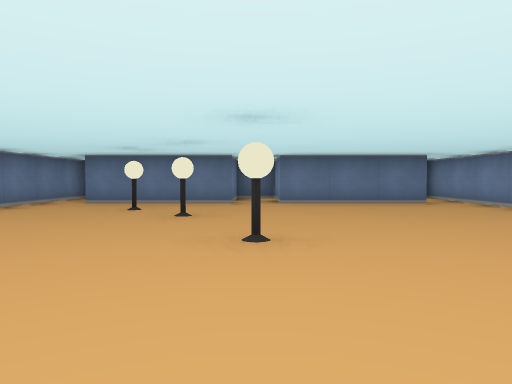
[1] (above)

19 first-person views from a walk through a cub3D maze. The camera is about half as high as the walls, tilts 2° down and sees 70° across. The floor is counted in squares. Each view is taken from the middle of a square. On the plan, view 1 faces up. The plan holds only what a view shows up to about 9 squares ahead; the rest is blank.

[2]
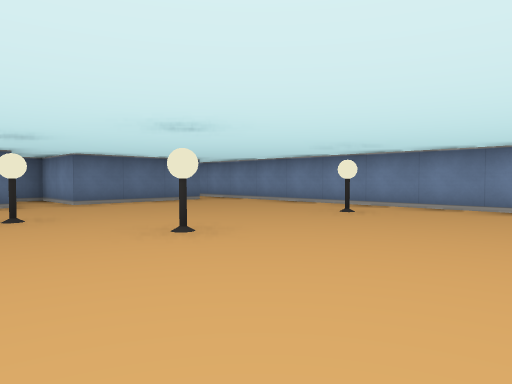

[3]
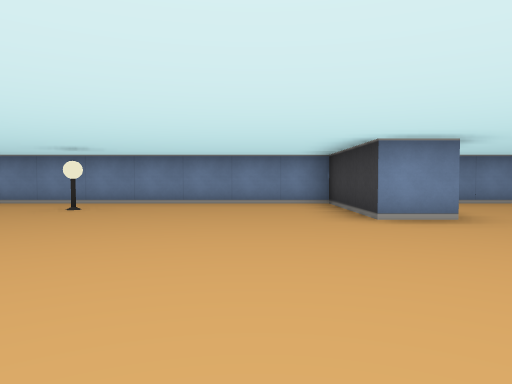

[4]
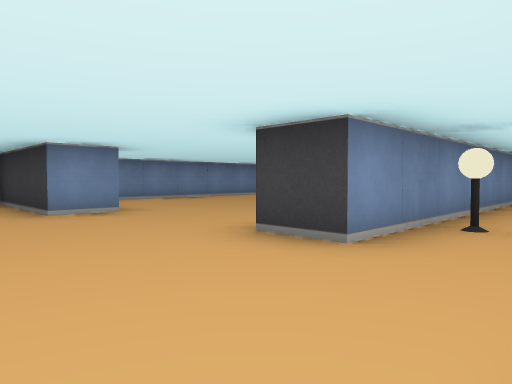

[5]
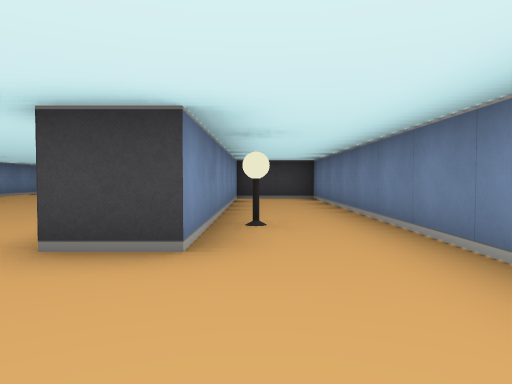

[6]
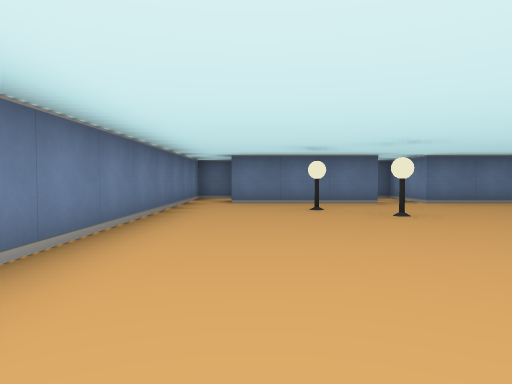

[7]
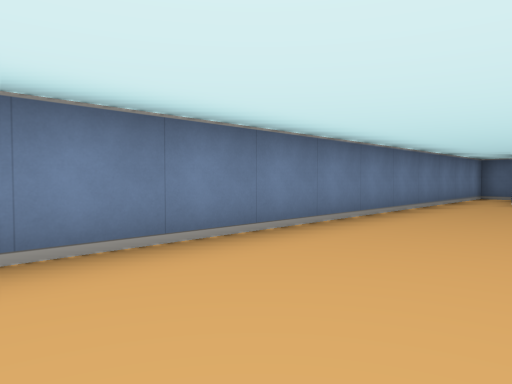

[8]
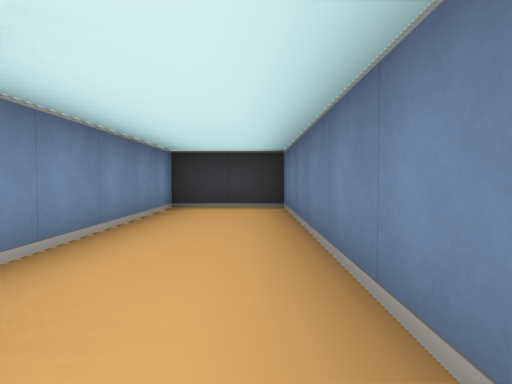

[9]
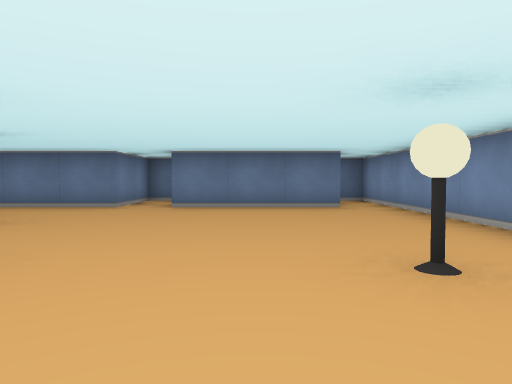

[10]
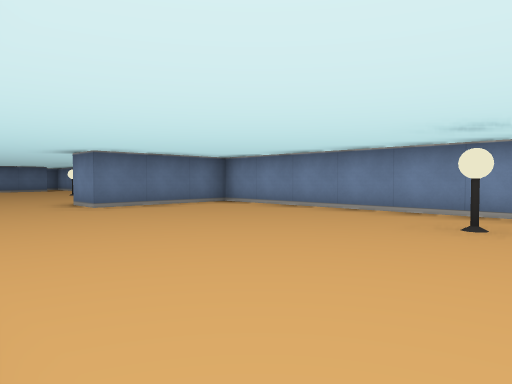

[11]
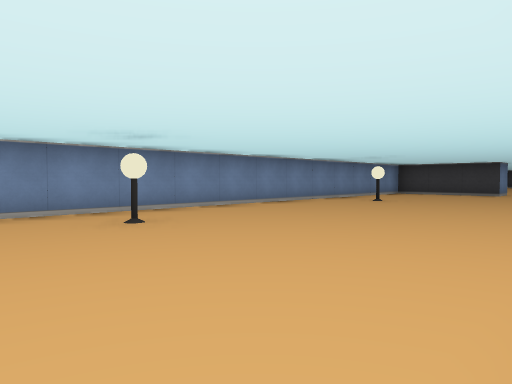

[12]
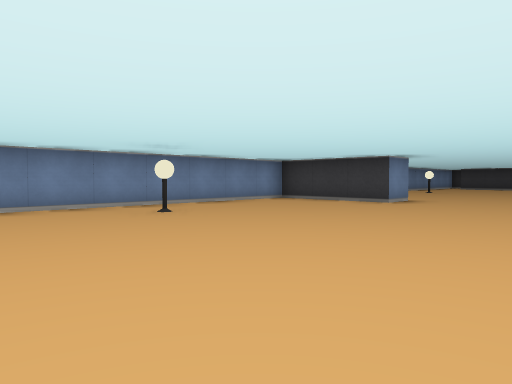

[13]
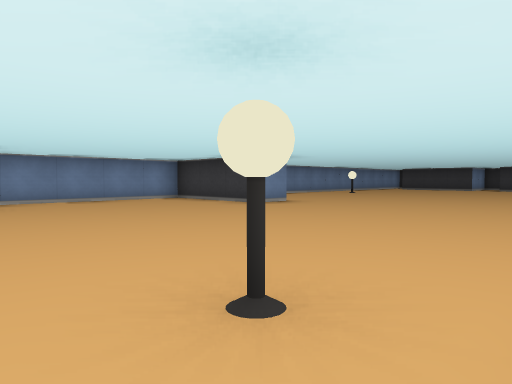

[14]
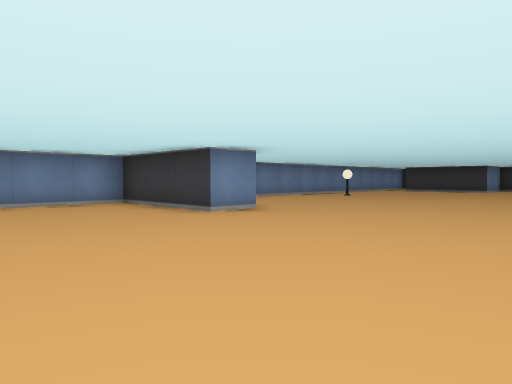

[15]
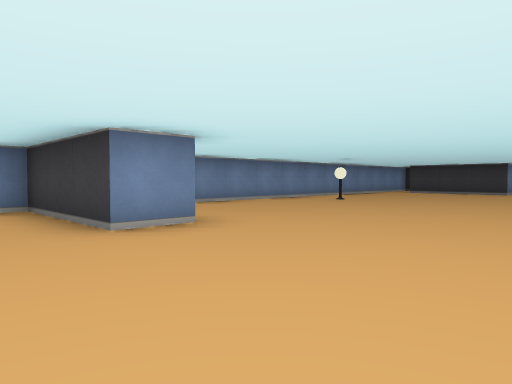

[16]
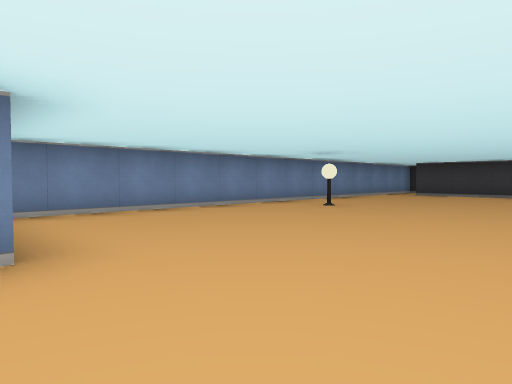

[17]
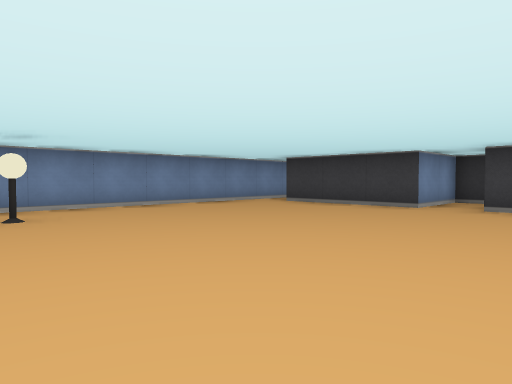

[18]
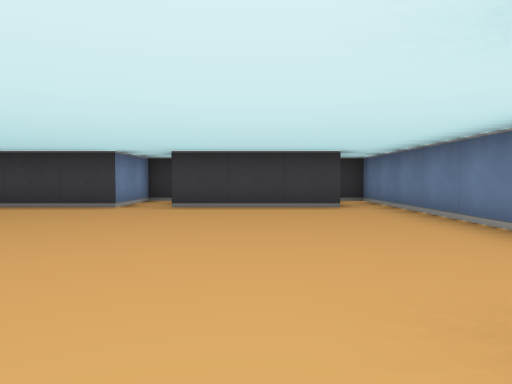

[19]
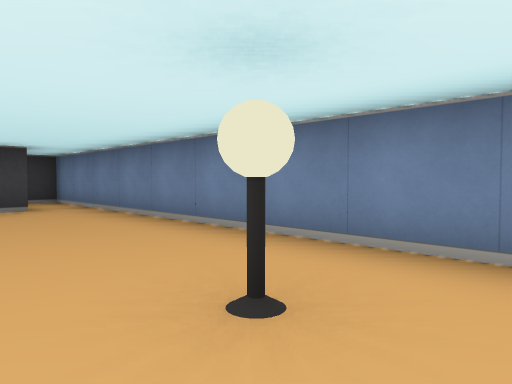

### Floor plan
Points are (right, up) in squares from view 1. A wall is a line through its corners. A room is listed if a view was taken in it or the views show most of it. See-through windows are left out.
Room 1 (views 1, 2, 3, 4, 5, 6, 7, 8, 9)
walls: (1.5, -2.5) (1.5, -1.5) (4.5, -1.5) (4.5, 9.5) (3.9, 9.5); (-4.5, -2.1) (-4.5, -9.5) (-2.5, -9.5) (-2.5, -2.5) (-1.5, -2.5); (3.6, 7.5) (0.5, 7.5) (0.5, 9.5) (-0.5, 9.5) (-0.5, 7.5) (-3.5, 7.5); (-4.5, 9.2) (-4.5, -0.6); (-3.8, 9.5) (-4.2, 9.5)
ways out: opening at (0, -2) to room 2
objects: lamp (-3, -4); lamp (-2, 6); lamp (-1, 5); lamp (0, 3); lamp (3, 3)
Room 2 (views 10, 11, 12, 13, 14, 15, 16, 17, 18, 19)
walls: (1.5, -19.6) (1.5, -18.5) (4.5, -18.5) (4.5, -2.5) (1.5, -2.5); (-4.5, -24.4) (-4.5, -32.5) (-3.9, -32.5); (4.5, -30.2) (4.5, -20); (-3.6, -30.5) (-0.5, -30.5); (-0.1, -32.5) (0.5, -32.5) (0.5, -30.5) (3.5, -30.5)
ways out: opening at (0, -2) to room 1
objects: lamp (-3, -25); lamp (-3, -14); lamp (3, -25); lamp (3, -14); lamp (3, -8)

Where each view was taken, in squares from view 1:
view 1: 0 up, 0 right, facing up
view 2: 0 up, 2 left, facing up-right
view 3: 0 up, 3 left, facing right
view 4: 0 up, 4 left, facing down-right
view 5: 0 up, 3 left, facing down
view 6: 0 up, 3 left, facing up
view 7: 1 down, 2 left, facing up-left
view 8: 3 down, 4 left, facing down
view 9: 1 up, 2 right, facing up
view 10: 9 down, 1 left, facing up-right
view 11: 6 down, 1 left, facing down-right
view 12: 11 down, 2 left, facing down-right
view 13: 13 down, 4 left, facing down-right
view 14: 15 down, 3 left, facing down-right
view 15: 17 down, 2 left, facing down-right
view 16: 19 down, 1 left, facing down-right
view 17: 24 down, 2 left, facing down-right
view 18: 24 down, 2 left, facing down
view 19: 24 down, 2 left, facing down-left
